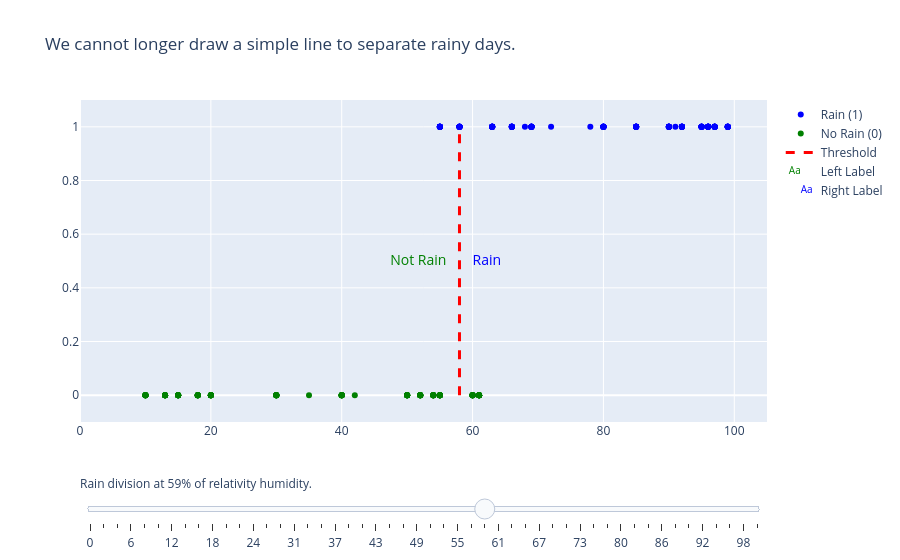

Write notebook code for a chart like this one.
### Code cell
X = np.concatenate((more_rain_points_X, X, more_normal_points_X))
y_true = np.concatenate((more_rain_points_y, y_true, more_normal_points_y))
plt_sigmoid = plot_class(X, y_true, line=58,title='We cannot longer draw a simple line to separate rainy days.').show()

### Figure 1 — Plotly figure (JSON) as saved in the notebook; plotly's stock layout.template omitted (floating-point values rounded to 4 significant figures; data arrays with more than 128 entries replaced by an {"elided": "..."} marker saying what was removed)
{"data": [{"marker": {"color": "blue"}, "mode": "markers", "name": "Rain (1)", "x": {"elided": "136 int values"}, "y": {"elided": "136 int values"}, "type": "scatter"}, {"marker": {"color": "green"}, "mode": "markers", "name": "No Rain (0)", "x": {"elided": "134 int values"}, "y": {"elided": "134 int values"}, "type": "scatter"}, {"line": {"color": "red", "dash": "dash", "width": 3}, "mode": "lines", "name": "Threshold", "x": [58, 58], "y": [0, 1], "type": "scatter"}, {"mode": "text", "name": "Left Label", "text": ["Not Rain"], "textfont": {"color": "green", "size": 14}, "textposition": "middle left", "x": [56], "y": [0.5], "type": "scatter"}, {"mode": "text", "name": "Right Label", "text": ["Rain"], "textfont": {"color": "blue", "size": 14}, "textposition": "middle right", "x": [60], "y": [0.5], "type": "scatter"}], "layout": {"xaxis": {"range": [0, 105]}, "yaxis": {"range": [-0.1, 1.1]}, "sliders": [{"active": 29.0, "currentvalue": {"prefix": "Rain division at ", "suffix": "% of relativity humidity."}, "pad": {"t": 50}, "steps": [{"args": [["0"], {"frame": {"duration": 0, "redraw": false}, "mode": "immediate"}], "label": "0", "method": "animate"}, {"args": [["2"], {"frame": {"duration": 0, "redraw": false}, "mode": "immediate"}], "label": "2", "method": "animate"}, {"args": [["4"], {"frame": {"duration": 0, "redraw": false}, "mode": "immediate"}], "label": "4", "method": "animate"}, {"args": [["6"], {"frame": {"duration": 0, "redraw": false}, "mode": "immediate"}], "label": "6", "method": "animate"}, {"args": [["8"], {"frame": {"duration": 0, "redraw": false}, "mode": "immediate"}], "label": "8", "method": "animate"}, {"args": [["10"], {"frame": {"duration": 0, "redraw": false}, "mode": "immediate"}], "label": "10", "method": "animate"}, {"args": [["12"], {"frame": {"duration": 0, "redraw": false}, "mode": "immediate"}], "label": "12", "method": "animate"}, {"args": [["14"], {"frame": {"duration": 0, "redraw": false}, "mode": "immediate"}], "label": "14", "method": "animate"}, {"args": [["16"], {"frame": {"duration": 0, "redraw": false}, "mode": "immediate"}], "label": "16", "method": "animate"}, {"args": [["18"], {"frame": {"duration": 0, "redraw": false}, "mode": "immediate"}], "label": "18", "method": "animate"}, {"args": [["20"], {"frame": {"duration": 0, "redraw": false}, "mode": "immediate"}], "label": "20", "method": "animate"}, {"args": [["22"], {"frame": {"duration": 0, "redraw": false}, "mode": "immediate"}], "label": "22", "method": "animate"}, {"args": [["24"], {"frame": {"duration": 0, "redraw": false}, "mode": "immediate"}], "label": "24", "method": "animate"}, {"args": [["27"], {"frame": {"duration": 0, "redraw": false}, "mode": "immediate"}], "label": "27", "method": "animate"}, {"args": [["29"], {"frame": {"duration": 0, "redraw": false}, "mode": "immediate"}], "label": "29", "method": "animate"}, {"args": [["31"], {"frame": {"duration": 0, "redraw": false}, "mode": "immediate"}], "label": "31", "method": "animate"}, {"args": [["33"], {"frame": {"duration": 0, "redraw": false}, "mode": "immediate"}], "label": "33", "method": "animate"}, {"args": [["35"], {"frame": {"duration": 0, "redraw": false}, "mode": "immediate"}], "label": "35", "method": "animate"}, {"args": [["37"], {"frame": {"duration": 0, "redraw": false}, "mode": "immediate"}], "label": "37", "method": "animate"}, {"args": [["39"], {"frame": {"duration": 0, "redraw": false}, "mode": "immediate"}], "label": "39", "method": "animate"}, {"args": [["41"], {"frame": {"duration": 0, "redraw": false}, "mode": "immediate"}], "label": "41", "method": "animate"}, {"args": [["43"], {"frame": {"duration": 0, "redraw": false}, "mode": "immediate"}], "label": "43", "method": "animate"}, {"args": [["45"], {"frame": {"duration": 0, "redraw": false}, "mode": "immediate"}], "label": "45", "method": "animate"}, {"args": [["47"], {"frame": {"duration": 0, "redraw": false}, "mode": "immediate"}], "label": "47", "method": "animate"}, {"args": [["49"], {"frame": {"duration": 0, "redraw": false}, "mode": "immediate"}], "label": "49", "method": "animate"}, {"args": [["51"], {"frame": {"duration": 0, "redraw": false}, "mode": "immediate"}], "label": "51", "method": "animate"}, {"args": [["53"], {"frame": {"duration": 0, "redraw": false}, "mode": "immediate"}], "label": "53", "method": "animate"}, {"args": [["55"], {"frame": {"duration": 0, "redraw": false}, "mode": "immediate"}], "label": "55", "method": "animate"}, {"args": [["57"], {"frame": {"duration": 0, "redraw": false}, "mode": "immediate"}], "label": "57", "method": "animate"}, {"args": [["59"], {"frame": {"duration": 0, "redraw": false}, "mode": "immediate"}], "label": "59", "method": "animate"}, {"args": [["61"], {"frame": {"duration": 0, "redraw": false}, "mode": "immediate"}], "label": "61", "method": "animate"}, {"args": [["63"], {"frame": {"duration": 0, "redraw": false}, "mode": "immediate"}], "label": "63", "method": "animate"}, {"args": [["65"], {"frame": {"duration": 0, "redraw": false}, "mode": "immediate"}], "label": "65", "method": "animate"}, {"args": [["67"], {"frame": {"duration": 0, "redraw": false}, "mode": "immediate"}], "label": "67", "method": "animate"}, {"args": [["69"], {"frame": {"duration": 0, "redraw": false}, "mode": "immediate"}], "label": "69", "method": "animate"}, {"args": [["71"], {"frame": {"duration": 0, "redraw": false}, "mode": "immediate"}], "label": "71", "method": "animate"}, {"args": [["73"], {"frame": {"duration": 0, "redraw": false}, "mode": "immediate"}], "label": "73", "method": "animate"}, {"args": [["76"], {"frame": {"duration": 0, "redraw": false}, "mode": "immediate"}], "label": "76", "method": "animate"}, {"args": [["78"], {"frame": {"duration": 0, "redraw": false}, "mode": "immediate"}], "label": "78", "method": "animate"}, {"args": [["80"], {"frame": {"duration": 0, "redraw": false}, "mode": "immediate"}], "label": "80", "method": "animate"}, {"args": [["82"], {"frame": {"duration": 0, "redraw": false}, "mode": "immediate"}], "label": "82", "method": "animate"}, {"args": [["84"], {"frame": {"duration": 0, "redraw": false}, "mode": "immediate"}], "label": "84", "method": "animate"}, {"args": [["86"], {"frame": {"duration": 0, "redraw": false}, "mode": "immediate"}], "label": "86", "method": "animate"}, {"args": [["88"], {"frame": {"duration": 0, "redraw": false}, "mode": "immediate"}], "label": "88", "method": "animate"}, {"args": [["90"], {"frame": {"duration": 0, "redraw": false}, "mode": "immediate"}], "label": "90", "method": "animate"}, {"args": [["92"], {"frame": {"duration": 0, "redraw": false}, "mode": "immediate"}], "label": "92", "method": "animate"}, {"args": [["94"], {"frame": {"duration": 0, "redraw": false}, "mode": "immediate"}], "label": "94", "method": "animate"}, {"args": [["96"], {"frame": {"duration": 0, "redraw": false}, "mode": "immediate"}], "label": "96", "method": "animate"}, {"args": [["98"], {"frame": {"duration": 0, "redraw": false}, "mode": "immediate"}], "label": "98", "method": "animate"}, {"args": [["100"], {"frame": {"duration": 0, "redraw": false}, "mode": "immediate"}], "label": "100", "method": "animate"}]}], "title": {"text": "We cannot longer draw a simple line to separate rainy days."}}}
